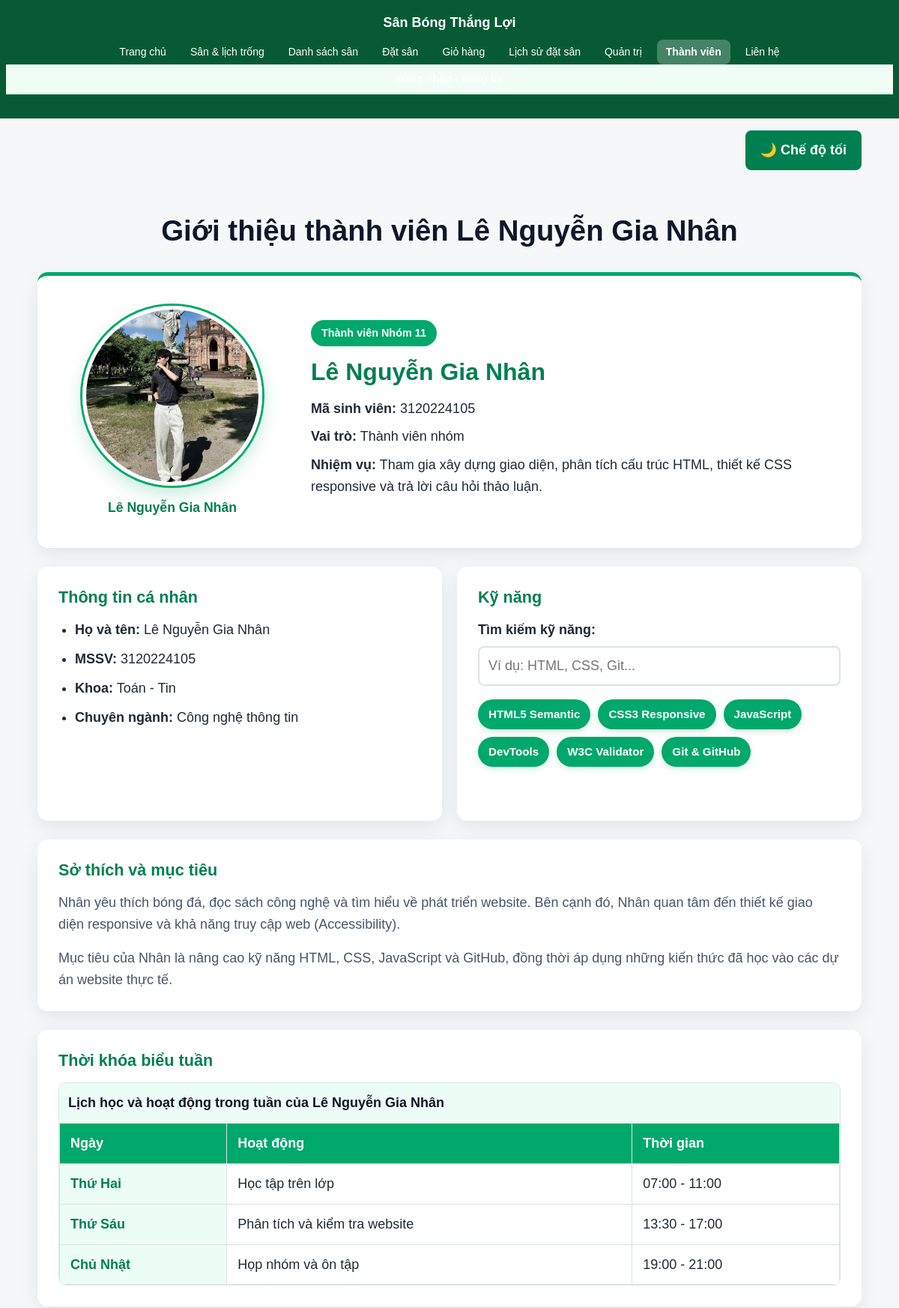
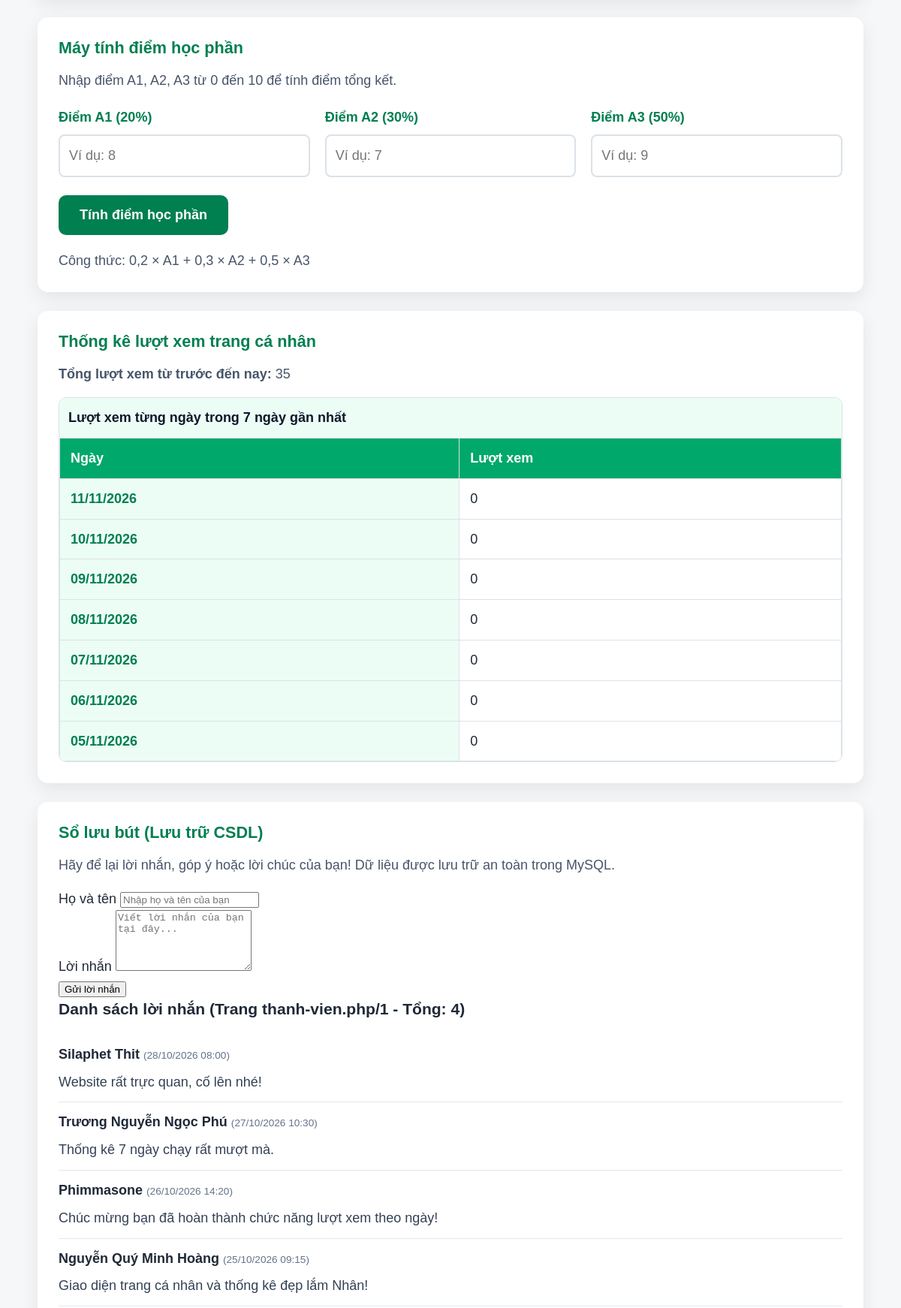
Page /thanhvien/3120224105_nhan/gioithieu.php (upper part) on the committed database (2 pictures, top to bottom).
### tables this page shows
CREATE TABLE tv_luu_but (
    id INT UNSIGNED AUTO_INCREMENT PRIMARY KEY,
    mssv VARCHAR(10) NOT NULL,
    ho_ten VARCHAR(100) NOT NULL,
    loi_nhan TEXT NOT NULL,
    ngay_tao DATETIME NOT NULL DEFAULT CURRENT_TIMESTAMP,
    CONSTRAINT fk_tv_luu_but_thanh_vien FOREIGN KEY (mssv)
        REFERENCES thanh_vien(mssv) ON DELETE CASCADE ON UPDATE CASCADE
);

### inc/ham.php (called while the page is built, shortened)
<?php
if (!function_exists('e')) {
    function e(?string $chuoi): string
    {
        return htmlspecialchars((string) $chuoi, ENT_QUOTES | ENT_HTML5, 'UTF-8');
    }
}

### thanhvien/3120224105_nhan/gioithieu.php (the view, shortened to what this page needs)
<?php
require_once __DIR__ . '/../../inc/config.php';
require_once __DIR__ . '/../../inc/ham.php';
$customCss = '<link rel="stylesheet" href="css/canhan.css">';
$mssv = '3120224105';
$stmt = $pdo->prepare(
    'SELECT COALESCE(SUM(luot_xem), 0)
     FROM tv_luot_xem
     WHERE mssv = :mssv'
);
$stmt->execute(['mssv' => $mssv]);
$tongLuotXem = (int) $stmt->fetchColumn();
$luotXemTheoNgay = [];
$thongKeBayNgay = [];
$homNay = new DateTimeImmutable('today');
for ($i = 0; $i < 7; $i++) {
    $ngay = $homNay->modify('-' . $i . ' days');
    $khoaNgay = $ngay->format('Y-m-d');
    $thongKeBayNgay[] = [
        'ngay' => $ngay->format('d/m/Y'),
        'luot_xem' => $luotXemTheoNgay[$khoaNgay] ?? 0,
    ];
}
$stmt = $pdo->prepare('SELECT COUNT(*) FROM tv_luu_but WHERE mssv = :mssv');
$stmt->execute(['mssv' => $mssv]);
$tongLuuBut = (int) $stmt->fetchColumn();
$soMoiTrang = 5;
$tongTrang = max(1, (int) ceil($tongLuuBut / $soMoiTrang));
$trangHienTai = max(1, min($tongTrang, getInt('page', 1)));
$offset = ($trangHienTai - 1) * $soMoiTrang;
$stmt = $pdo->prepare(
    'SELECT id, ho_ten, loi_nhan, DATE_FORMAT(ngay_tao, "%d/%m/%Y %H:%i") AS thoi_gian
     FROM tv_luu_but
     WHERE mssv = :mssv
     ORDER BY ngay_tao DESC, id DESC
     LIMIT :limit OFFSET :offset'
);
$stmt->bindValue(':mssv', $mssv, PDO::PARAM_STR);
$stmt->bindValue(':limit', $soMoiTrang, PDO::PARAM_INT);
$stmt->bindValue(':offset', $offset, PDO::PARAM_INT);
$stmt->execute();
$dsLuubut = $stmt->fetchAll();
require __DIR__ . '/../../inc/header.php';
?>
<div class="theme-control">
    <button
        type="button"
        id="theme-toggle"
        aria-pressed="false">
        🌙 Chế độ tối
    </button>
</div>
    <main class="page-shell content">
        <h1>
            Giới thiệu thành viên Lê Nguyễn Gia Nhân
        </h1>
        <section
            class="profile-card"
            aria-labelledby="profile-heading">
            <figure class="profile-figure">
                <img
                    class="avatar"
                    src="images/nhan.jpg"
                    alt="Ảnh chân dung của Lê Nguyễn Gia Nhân"
                    width="300"
                    height="300">
                <figcaption>
                    Lê Nguyễn Gia Nhân
                </figcaption>
            </figure>
            <div class="profile-meta">
                <span class="label">
                    Thành viên Nhóm 11
                </span>
                <h2 id="profile-heading">
                    Lê Nguyễn Gia Nhân
                </h2>
                <p>
                    <strong>Mã sinh viên:</strong>
                    3120224105
                </p>
                <p>
                    <strong>Vai trò:</strong>
                    Thành viên nhóm
                </p>
                <p>
                    <strong>Nhiệm vụ:</strong>
                    Tham gia xây dựng giao diện,
                    phân tích cấu trúc HTML,
                    thiết kế CSS responsive
                    và trả lời câu hỏi thảo luận.
                </p>
            </div>
        </section>
        <div class="info-grid">
            <article class="info-box">
                <h2>Thông tin cá nhân</h2>
                <ul class="personal-list">
                    <li>
                        <strong>Họ và tên:</strong>
                        Lê Nguyễn Gia Nhân
                    </li>
                    <li>
                        <strong>MSSV:</strong>
                        3120224105
                    </li>
                    <li>
                        <strong>Khoa:</strong>
                        Toán - Tin
                    </li>
                    <li>
                        <strong>Chuyên ngành:</strong>
                        Công nghệ thông tin
                    </li>
                </ul>
            </article>
            <article class="info-box">
                <h2>Kỹ năng</h2>
                <div class="skill-search">
                    <label for="skill-filter">
                        Tìm kiếm kỹ năng:
                    </label>
                    <input
                        type="search"
                        id="skill-filter"
                        placeholder="Ví dụ: HTML, CSS, Git..."
                        autocomplete="off">
                </div>
                <ul class="skill-list" id="skill-list">
                    <li>HTML5 Semantic</li>
                    <li>CSS3 Responsive</li>
                    <li>JavaScript</li>
                    <li>DevTools</li>
                    <li>W3C Validator</li>
                    <li>Git &amp; GitHub</li>
                </ul>
                <p
                    id="skill-message"
                    class="skill-message"
                    aria-live="polite">
                </p>
            </article>
        </div>
        <article class="full-box">
            <h2>Sở thích và mục tiêu</h2>
            <p>
                Nhân yêu thích bóng đá, đọc sách công nghệ
                và tìm hiểu về phát triển website. Bên cạnh đó,
                Nhân quan tâm đến thiết kế giao diện responsive
                và khả năng truy cập web (Accessibility).
            </p>
            <p>
                Mục tiêu của Nhân là nâng cao kỹ năng HTML,
                CSS, JavaScript và GitHub, đồng thời áp dụng
                những kiến thức đã học vào các dự án website
                thực tế.
            </p>
        </article>
        <section
            class="full-box schedule-section"
            aria-labelledby="schedule-heading">
            <h2 id="schedule-heading">
                Thời khóa biểu tuần
            </h2>
            <div
                class="table-wrapper"
                tabindex="0"
                aria-label="Bảng thời khóa biểu có thể cuộn ngang">
                <table class="schedule-table">
                    <caption>
                        Lịch học và hoạt động trong tuần
                        của Lê Nguyễn Gia Nhân
                    </caption>
                    <thead>
                        <tr>
                            <th scope="col">Ngày</th>
                            <th scope="col">Hoạt động</th>
                            <th scope="col">Thời gian</th>
                        </tr>
                    </thead>
                    <tbody>
                        <tr>
                            <th scope="row">Thứ Hai</th>
                            <td>Học tập trên lớp</td>
                            <td>07:00 - 11:00</td>
                        </tr>
                        <tr>
                            <th scope="row">Thứ Sáu</th>
                            <td>Phân tích và kiểm tra website</td>
                            <td>13:30 - 17:00</td>
                        </tr>
                        <tr>
                            <th scope="row">Chủ Nhật</th>
                            <td>Họp nhóm và ôn tập</td>
                            <td>19:00 - 21:00</td>
                        </tr>
                    </tbody>
                </table>
            </div>
        </section>
        <section class="full-box grade-section" id="tinh-diem">
            <h2>Máy tính điểm học phần</h2>
            <p class="grade-description">
                Nhập điểm A1, A2, A3 từ 0 đến 10 để tính điểm tổng kết.
            </p>
            <form action="gioithieu.php" method="POST" class="grade-form">
                <div class="grade-grid">
                    <div class="grade-field">
                        <label for="a1">Điểm A1 (20%)</label>
                        <input type="number" name="a1" id="a1"
                               min="0" max="10" step="0.1"
                               placeholder="Ví dụ: 8" required>
                    </div>
                    <div class="grade-field">
                        <label for="a2">Điểm A2 (30%)</label>
                        <input type="number" name="a2" id="a2"
                               min="0" max="10" step="0.1"
                               placeholder="Ví dụ: 7" required>
                    </div>
                    <div class="grade-field">
                        <label for="a3">Điểm A3 (50%)</label>
                        <input type="number" name="a3" id="a3"
                               min="0" max="10" step="0.1"
                               placeholder="Ví dụ: 9" required>
                    </div>
                </div>
                <button type="submit" class="grade-submit">
                    Tính điểm học phần
                </button>
            </form>
            <p class="grade-formula">
                Công thức: 0,2 × A1 + 0,3 × A2 + 0,5 × A3
            </p>
        </section>
        <section class="full-box view-stats-section" aria-labelledby="view-stats-heading">
            <h2 id="view-stats-heading">Thống kê lượt xem trang cá nhân</h2>
            <p>
                <strong>Tổng lượt xem từ trước đến nay:</strong>
                <?= e((string) $tongLuotXem) ?>
            </p>
            <div class="table-wrapper">
                <table class="schedule-table">
                    <caption>Lượt xem từng ngày trong 7 ngày gần nhất</caption>
                    <thead>
                        <tr>
                            <th scope="col">Ngày</th>
                            <th scope="col">Lượt xem</th>
                        </tr>
                    </thead>
                    <tbody>
                        <?php foreach ($thongKeBayNgay as $dong): ?>
                            <tr>
                                <th scope="row"><?= e($dong['ngay']) ?></th>
                                <td><?= e((string) $dong['luot_xem']) ?></td>
                            </tr>
                        <?php endforeach; ?>
                    </tbody>
                </table>
            </div>
        </section>
        <section class="full-box guestbook-section" id="so-luu-but">
            <h2>Sổ lưu bút (Lưu trữ CSDL)</h2>
            <p class="guestbook-description">
                Hãy để lại lời nhắn, góp ý hoặc lời chúc của bạn! Dữ liệu được lưu trữ an toàn trong MySQL.
            </p>
            <form action="gioithieu.php" method="POST" class="guestbook-form">
                <div class="guestbook-field">
                    <label for="ten">Họ và tên</label>
                    <input type="text" name="ten" id="ten" maxlength="100" placeholder="Nhập họ và tên của bạn" required>
                </div>
                <div class="guestbook-field">
                    <label for="loi_nhan">Lời nhắn</label>
                    <textarea name="loi_nhan" id="loi_nhan" rows="5" maxlength="500" placeholder="Viết lời nhắn của bạn tại đây..." required></textarea>
                </div>
                <button type="submit" class="guestbook-submit">Gửi lời nhắn</button>
            </form>
            <div class="guestbook-history">
                <h3>Danh sách lời nhắn (Trang <?= e((string)$trangHienTai) ?>/<?= e((string)$tongTrang) ?> - Tổng: <?= e((string)$tongLuuBut) ?>)</h3>
                <?php if (empty($dsLuubut)): ?>
                    <p>Chưa có lời nhắn nào trong cơ sở dữ liệu.</p>
                <?php else: ?>
                    <ul class="guestbook-list" style="list-style: none; padding: 0;">
                        <?php foreach ($dsLuubut as $lb): ?>
                            <li style="border-bottom: 1px solid #e2e8f0; padding: 12px 0;">
                                <div style="display:flex; justify-content:space-between; align-items:center;">
                                    <div>
                                        <strong><?= e($lb['ho_ten']) ?></strong>
                                        <span class="guestbook-time" style="color: #64748b; font-size: 0.85rem;"> (<?= e($lb['thoi_gian']) ?>)</span>
                                    </div>
                                </div>
                                <p class="guestbook-message" style="margin: 8px 0 0; color: #334155;"><?= nl2br(e($lb['loi_nhan'])) ?></p>
                            </li>
                        <?php endforeach; ?>
                    </ul>
                <?php endif; ?>
            </div>
        </section>
    </main>
<?php
require __DIR__ . '/../../inc/footer.php';
?>

### css/chung.css (style rules this page uses)
:root { --mau-chinh: #0b6e3c; --mau-chinh-dam: #084d29; --mau-nhan: #f4b400; --mau-chu: #1c1c1c; --mau-nen: #ffffff; --mau-nen-phu: #f2f6f2; --mau-vien: #d7ddd7; --co-chu-goc: 16px; --co-chu-nho: 0.875rem; --co-chu-lon: 1.125rem; --co-chu-tieu-de-1: 1.75rem; --co-chu-tieu-de-2: 1.35rem; --khoang: 1rem; --khoang-lon: 1.5rem; --khoang-nho: 0.5rem; --bo-goc: 8px; --bo-goc-lon: 14px; --bong: 0 2px 8px rgba(0, 0, 0, 0.08); --bong-lon: 0 6px 20px rgba(0, 0, 0, 0.1); }
*, *::before, *::after { box-sizing: border-box; }
html { scroll-behavior: smooth; }
body { margin: 0; font-family: system-ui, -apple-system, "Segoe UI", Roboto, "Helvetica Neue", Arial, sans-serif; font-size: var(--co-chu-goc); line-height: 1.6; color: var(--mau-chu); background-color: var(--mau-nen); display: grid; grid-template-rows: auto 1fr auto; min-height: 100vh; }
img { max-width: 100%; height: auto; display: block; }
h1, h2, h3 { line-height: 1.25; margin-top: 0; }
h1 { font-size: var(--co-chu-tieu-de-1); }
h2 { font-size: var(--co-chu-tieu-de-2); margin-top: var(--khoang-lon); }
p { margin: 0 0 var(--khoang); }
@media (min-width: 600px) { :root { --co-chu-goc: 17px; } }
@media (min-width: 960px) { :root { --co-chu-goc: 18px; --co-chu-tieu-de-1: 2rem; --co-chu-tieu-de-2: 1.5rem; } }
body { max-width: 100vw; overflow-x: hidden; }

### rows in the picture
tv_luu_but: ho_ten "Silaphet Thit", thoi_gian "28/10/2026 08:00", loi_nhan "Website rất trực quan, cố lên nhé!"
tv_luu_but: ho_ten "Trương Nguyễn Ngọc Phú", thoi_gian "27/10/2026 10:30", loi_nhan "Thống kê 7 ngày chạy rất mượt mà."
tv_luu_but: ho_ten "Phimmasone", thoi_gian "26/10/2026 14:20", loi_nhan "Chúc mừng bạn đã hoàn thành chức năng lượt xem theo ngày!"
tv_luu_but: ho_ten "Nguyễn Quý Minh Hoàng", thoi_gian "25/10/2026 09:15", loi_nhan "Giao diện trang cá nhân và thống kê đẹp lắm Nhân!"

### other values in the picture
$nhan "Trang chủ"
$nhan "Sân & lịch trống"
$nhan "Danh sách sân"
$nhan "Đặt sân"
$nhan "Giỏ hàng"
$nhan "Lịch sử đặt sân"
$nhan "Quản trị"
$nhan "Thành viên"
$nhan "Liên hệ"
$tongLuotXem "35"
$dong['ngay'] "11/11/2026"
$dong['luot_xem'] "0"
$dong['ngay'] "10/11/2026"
$dong['ngay'] "09/11/2026"
$dong['ngay'] "08/11/2026"
